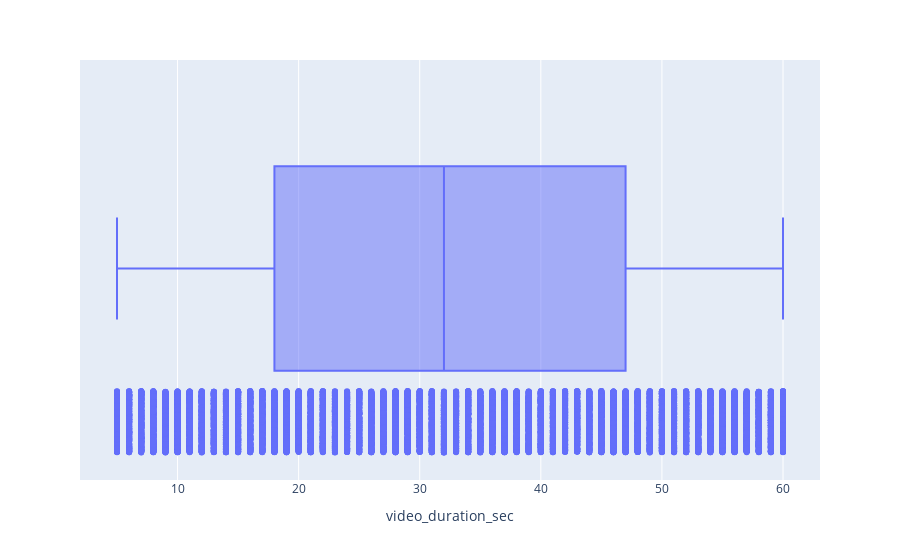

This figure's notebook cell:
### Markdown cell above
### Create a box plot to examine the spread of values in the `video_duration_sec` column.

### Code cell
# Create a boxplot to visualize distribution of `video_duration_sec`
fig = px.box(data, x="video_duration_sec", points="all")
fig.show()

### Figure 1 — Plotly figure (JSON) as saved in the notebook; plotly's stock layout.template omitted (floating-point values rounded to 4 significant figures; data arrays with more than 128 entries replaced by an {"elided": "..."} marker saying what was removed)
{"data": [{"alignmentgroup": "True", "boxpoints": "all", "hovertemplate": "video_duration_sec=%{x}<extra></extra>", "legendgroup": "", "marker": {"color": "#636efa"}, "name": "", "notched": false, "offsetgroup": "", "orientation": "h", "showlegend": false, "type": "box", "x": {"elided": "19382 int values"}, "x0": " ", "xaxis": "x", "y0": " ", "yaxis": "y"}], "layout": {"autosize": true, "boxmode": "group", "legend": {"tracegroupgap": 0}, "margin": {"t": 60}, "xaxis": {"anchor": "y", "autorange": true, "domain": [0, 1], "range": [1.944, 63.06], "title": {"text": "video_duration_sec"}, "type": "linear"}, "yaxis": {"anchor": "x", "autorange": true, "domain": [0, 1], "range": [-0.5138, 0.5], "type": "category"}}}
